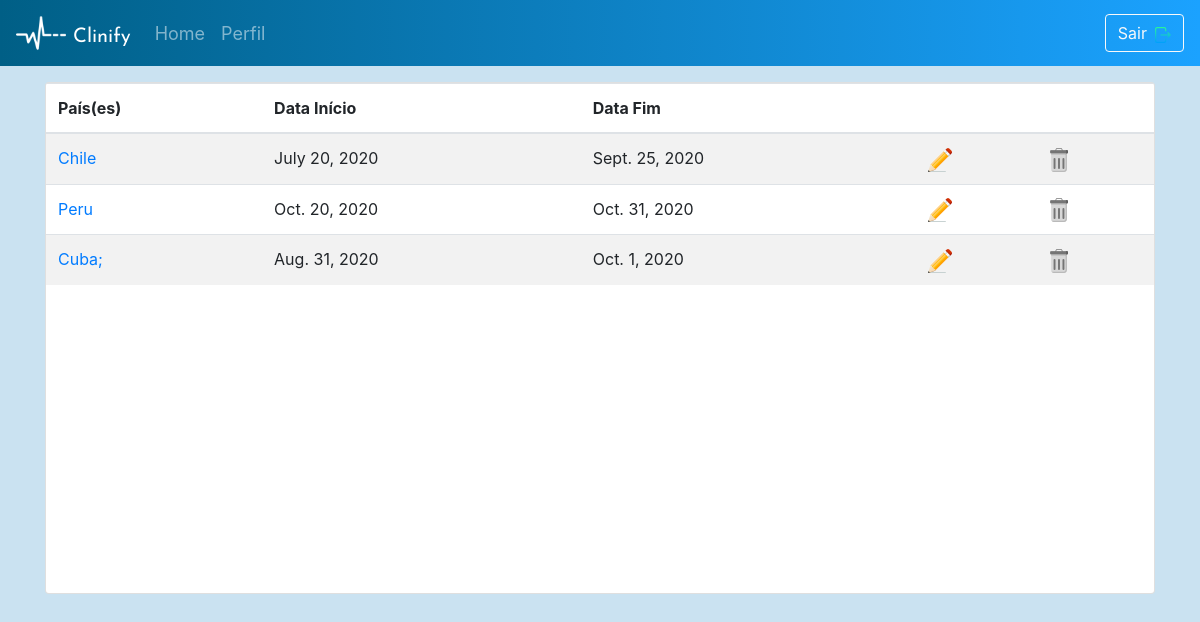
Page /Templates/recenttrips/list/ (signed in) on the committed database.
### server_app/models.py (models this page shows, shortened)
class UserTrip(models.Model):
    user             = models.ForeignKey(User, on_delete=models.CASCADE)
    trip_country_trp = models.CharField(max_length=300)
    init_date_trp    = models.DateField()
    end_date_trp     = models.DateField()
    slug             = models.SlugField(default='slug')
    objects = models.Manager()

### server_app/views.py (the view)
@method_decorator(login_required(login_url="intro"), name='dispatch')
class TripListView(ListView): ### RETRIEVE
    template_name="trip_list.html"
    model = UserTrip
    context_object_name = 'trip'
    def get_context_data(self, **kwargs):
        context = super(TripListView, self).get_context_data(**kwargs)
        return context
    def get_queryset(self):
        queryset = super(TripListView, self).get_queryset()
        queryset = queryset.filter(user=self.request.user)
        return queryset

### Templates/trip_list.html (shortened to what this page needs)
<!DOCTYPE html>
{% extends 'base.html' %}
    {% block content %}
        {% load static %}
    </head>
    <body class="stresslevel-screen">
        <nav class="navbar navbar-expand-md navbar-dark">
            <img class="nav-icon" src="{% static 'images\heartbeat-logo-144.png' %}">
            <a class="navbar-brand mt-2" href="https://fonts.googleapis.com/css?family=Josefin+Sans:600&display=swap" rel="stylesheet">Clinify</a>
            <div class="collapse navbar-collapse" id="navbarSupportedContent">
                <ul class="navbar-nav mr-auto">
                    <a class="nav-link" href="{% url 'home' %}">Home</a>
                    <a class="nav-link" href="{% url 'temp:profile' %}">Perfil</a>
                </ul>
                <form class="form-inline" method="POST">
                    <a href="#" data-toggle="modal" data-target="#myModal"><button class="btn btn-outline-light btn-auto">Sair<img class="pl-2" src="{% static 'images/logout.png' %}"></button></a>
                </form>
            </div>
        </nav>
        <section class="container mt-3">
            <div class="card card-trip mt-3 mb-4" id="card-opacity">
                <div class="overflow-auto">
                    <table class="table table-striped overflow-auto">
                        <thead>
                            <tr>
                                <th>País(es)</th>
                                <th>Data Início</th>
                                <th>Data Fim</th>
                                <th> </th>
                                <th> </th>
                            </tr>
                        </thead>
                        <tbody>
                            {% for usertrip in trip %}
                            <tr>
                                <td><a href="{% url 'temp:trip_detail' pk=usertrip.pk slug=usertrip.slug %}">{{ usertrip.trip_country_trp }}</a></td>
                                <td>{{ usertrip.init_date_trp }}</td>
                                <td>{{ usertrip.end_date_trp }}</td>
                                <td><a href="{% url 'temp:recenttrips' pk=usertrip.pk slug=usertrip.slug %}"><img src="{% static 'images/edit.png' %}"></a></td>
                                <td><a href="{% url 'temp:trip_delete' pk=usertrip.pk slug=usertrip.slug %}"><img src="{% static 'images/trash.png' %}"></a></td>
                            </tr>
                            {% endfor %}
                        </tbody>
                    </table>
                </div>
            </div>
        </section>
        {% endblock %}

### static/css/screens.css (style rules this page uses)
.intro-screen, .signup-screen, .forgpassword-screen, .navbar { background: linear-gradient(90deg, rgba(0,95,134,100) 0%, rgba(27,162,255,100)100%); }
.navbar-brand { padding-left: 7px; margin-top: 6px; font-size: x-large; color: white; font-family: 'Josefin Sans', sans-serif; }
.nav-icon { height: 50px; width: 50px; }
.msg-text, .profile-screen, .edit-profile, .medication-screen, .diet-screen, .appointment-screen, .exercise-screen, .home-screen, .stresslevel-screen { background-color: rgb(202, 226, 241); }
.nav-link { color: white; font-size: 18px; }
.card-med, .card-vaccine, .card-trip { height: 32rem; }
.table { text-align: left; }

### rows in the picture
UserTrip: trip_country_trp "Chile", init_date_trp "July 20, 2020", end_date_trp "Sept. 25, 2020"
UserTrip: trip_country_trp "Peru", init_date_trp "Oct. 20, 2020", end_date_trp "Oct. 31, 2020"
UserTrip: trip_country_trp "Cuba;", init_date_trp "Aug. 31, 2020", end_date_trp "Oct. 1, 2020"
